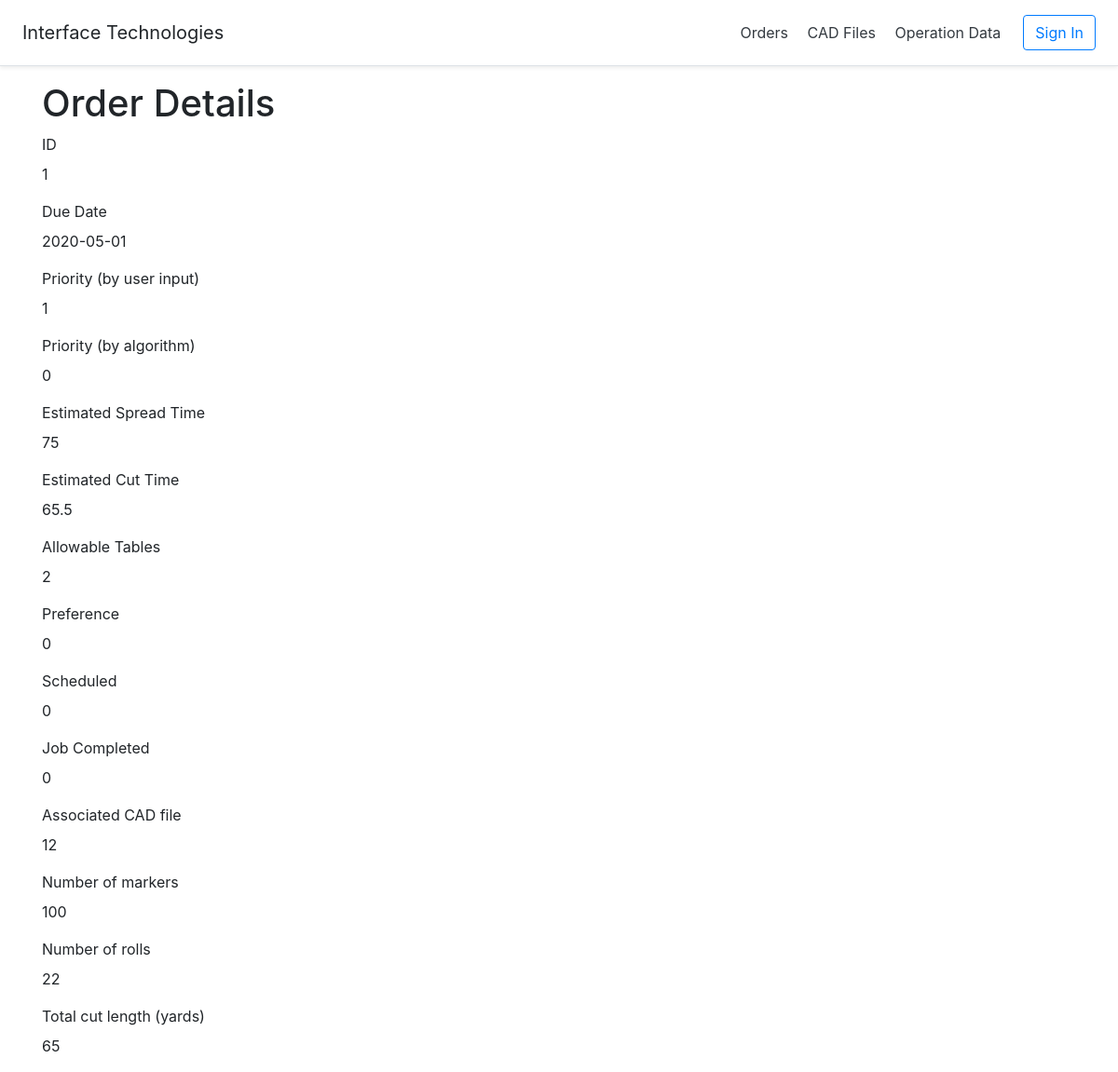
The app's page /index.php?action=job_order-read&id=1 with its own data.
### tables this page shows
CREATE TABLE JOB_ORDER
(
    id INT NOT NULL PRIMARY KEY AUTO_INCREMENT,
    due_date DATE,
    spread_time FLOAT,
    cut_time FLOAT,
    user_priority INT,
    generated_priority INT,
    allowable_table_ids VARCHAR(100),
    pref INT,
    scheduled VARCHAR(100),
    job_completed BOOLEAN,

    cadfile_id INT,

    NM INT,         
    TNR INT,       
    TCY INT     
);

### controllers/DBController.php (called while the page is built, shortened)
<?php
class DBController {
    private $host = "localhost";
    private $user = "root";
    private $password = "";
    private $database = "cutroom_db";
    private $conn;
    function __construct() {
        $this->conn = $this->connectDB();
    }
    function connectDB() {
        $conn = mysqli_connect($this->host,$this->user,$this->password,$this->database);
        return $conn;
    }
    function runQuery($query, $param_type, $param_value_array) {
        $sql = $this->conn->prepare($query);
        $this->bindQueryParams($sql, $param_type, $param_value_array);
        $sql->execute();
        $result = $sql->get_result();
        if ($result->num_rows > 0) {
            while($row = $result->fetch_assoc()) {
                $resultset[] = $row;
            }
        }
        if(!empty($resultset)) {
            return $resultset;
        }
    }
    function bindQueryParams($sql, $param_type, $param_value_array) {
        $param_value_reference[] = & $param_type;
        for($i=0; $i<count($param_value_array); $i++) {
            $param_value_reference[] = & $param_value_array[$i];
        }
        call_user_func_array(array(
            $sql,
            'bind_param'
        ), $param_value_reference);
    }
}
?>

### controllers/job_order.php (called while the page is built, shortened)
<?php
require_once 'DBController.php';
class Job_Order {
    private $db_handle;
    function __construct() {
        $this->db_handle = new DBController();
    }
    function getOrderById($order_id) {
        $query = "SELECT * FROM JOB_ORDER WHERE id = ?";
        $paramType = "i";
        $paramValue = array(
            $order_id
        );
        $result = $this->db_handle->runQuery($query, $paramType, $paramValue);
        return $result;
    }
}
?>

### views/job_order-read.php (the view)
<?php require_once "header.php"; ?>
    <div class="container">
        <div class="page-header">
            <h1>Order Details</h1>
        </div>
        <div class="form-group">
            <label>ID</label>
            <p class="form-control-static"><?php echo $result[0]["id"]; ?></p>
        </div>
        <div class="form-group">
            <label>Due Date</label>
            <p class="form-control-static"><?php echo $result[0]["due_date"]; ?></p>
        </div>
        <div class="form-group">
            <label>Priority (by user input)</label>
            <p class="form-control-static"><?php echo $result[0]["user_priority"]; ?></p>
        </div>
        <div class="form-group">
            <label>Priority (by algorithm)</label>
            <p class="form-control-static"><?php echo $result[0]["generated_priority"]; ?></p>
        </div>
        <div class="form-group">
            <label>Estimated Spread Time</label>
            <p class="form-control-static"><?php echo $result[0]["spread_time"]; ?></p>
        </div>
        <div class="form-group">
            <label>Estimated Cut Time</label>
            <p class="form-control-static"><?php echo $result[0]["cut_time"]; ?></p>
        </div>
        <div class="form-group">
            <label>Allowable Tables</label>
            <p class="form-control-static"><?php echo $result[0]["allowable_table_ids"]; ?></p>
        </div>
        <div class="form-group">
            <label>Preference</label>
            <p class="form-control-static"><?php echo $result[0]["pref"]; ?></p>
        </div>
        <div class="form-group">
            <label>Scheduled</label>
            <p class="form-control-static"><?php echo $result[0]["scheduled"]; ?></p>
        </div>
        <div class="form-group">
            <label>Job Completed</label>
            <p class="form-control-static"><?php echo $result[0]["job_completed"]; ?></p>
        </div>
        <div class="form-group">
            <label>Associated CAD file</label>
            <p class="form-control-static"><?php echo $result[0]["cadfile_id"]; ?></p>
        </div>
        <div class="form-group">
            <label>Number of markers</label>
            <p class="form-control-static"><?php echo $result[0]["NM"]; ?></p>
        </div>
        <div class="form-group">
            <label>Number of rolls</label>
            <p class="form-control-static"><?php echo $result[0]["TNR"]; ?></p>
        </div>
        <div class="form-group">
            <label>Total cut length (yards)</label>
            <p class="form-control-static"><?php echo $result[0]["TCY"]; ?></p>
        </div>
    </div>
</body>
</html>

### views/css/style.css (style rules this page uses)
body { font-family: Arial; color: #212121; margin: auto; }

### records on screen
job_order: id "1", due_date "2020-05-01", user_priority "1", generated_priority "0", spread_time "75", cut_time "65.5", allowable_table_ids "2", pref "0", scheduled "0", job_completed "0", cadfile "12", NM "100", TNR "22", TCY "65"
